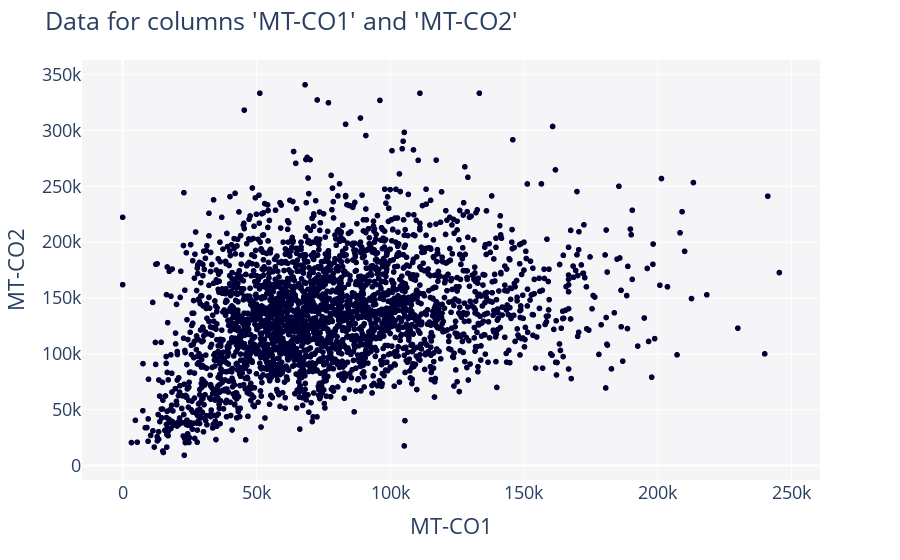

Source (notebook cell):
### Code cell
df = tl.filter_outliers(df_0)
df_gib = tl.filter_outliers(df_gib)
scatter_2d(df)

### Figure 1 — Plotly figure (JSON) as saved in the notebook; plotly's stock layout.template omitted (floating-point values rounded to 4 significant figures; data arrays with more than 128 entries replaced by an {"elided": "..."} marker saying what was removed)
{"data": [{"hovertemplate": "Data=Real<br>MT-CO1=%{x}<br>MT-CO2=%{y}<extra></extra>", "legendgroup": "Real", "marker": {"color": "#000036", "symbol": "circle"}, "mode": "markers", "name": "Real", "showlegend": true, "type": "scattergl", "x": {"elided": "2877 int values"}, "xaxis": "x", "y": {"elided": "2877 int values"}, "yaxis": "y"}], "layout": {"font": {"size": 18}, "legend": {"title": {"text": "Data"}, "tracegroupgap": 0}, "margin": {"t": 60}, "plot_bgcolor": "#F5F5F8", "showlegend": false, "title": {"text": "Data for columns 'MT-CO1' and 'MT-CO2'"}, "xaxis": {"anchor": "y", "domain": [0, 1], "title": {"text": "MT-CO1"}}, "yaxis": {"anchor": "x", "domain": [0, 1], "title": {"text": "MT-CO2"}}}}
